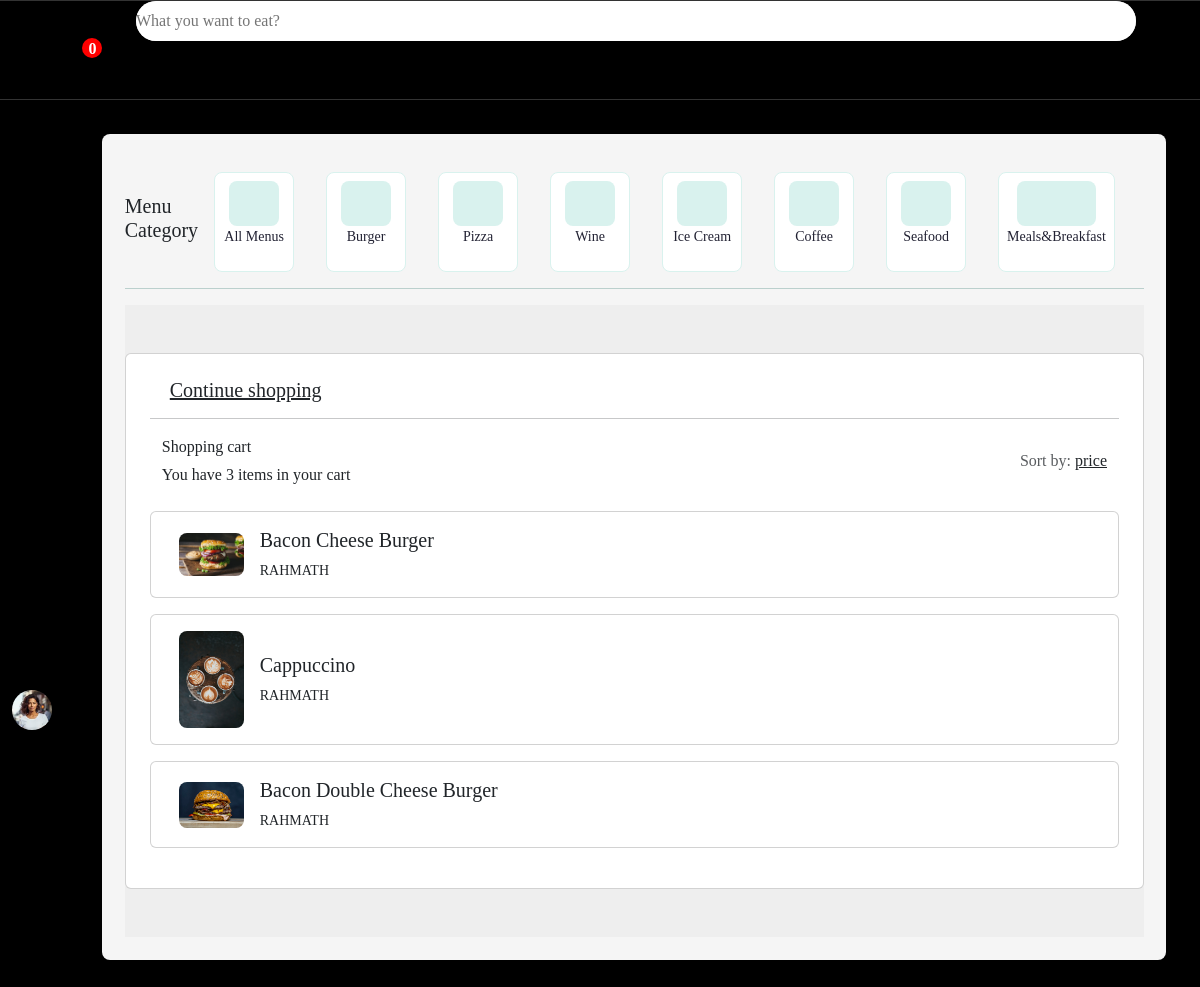
The page /order/view (signed in) on the database its author committed.
### food/models.py (models this page shows, shortened)
class Order(models.Model):
    user=models.ForeignKey(User,on_delete=models.CASCADE)
    food=models.ForeignKey(FoodMenu,on_delete=models.CASCADE)
    quantity=models.PositiveIntegerField(default=1)
    cart=models.PositiveIntegerField()
    first_name=models.CharField(max_length=100)
    last_name=models.CharField(max_length=100)
    email=models.EmailField()
    address=models.CharField(max_length=100,default='Kozhikode')
    mobile=models.PositiveIntegerField(default='0123456789')

class FoodMenu(models.Model):
    restaurant_name=models.CharField(max_length=100,default="RAHMATH")
    category=models.ForeignKey(Category,on_delete=models.CASCADE)
    food_name=models.CharField(max_length=100)
    food_quantity=models.PositiveIntegerField()
    food_price=models.PositiveIntegerField()
    food_select_quantity=models.PositiveIntegerField(default=1)
    image=models.ImageField(upload_to='image',null=True)

class User(AbstractUser):
    first_name=models.CharField(max_length=100)
    last_name=models.CharField(max_length=100)
    email=models.EmailField()
    address=models.CharField(max_length=100,default='Kozhikode')
    mobile=models.PositiveIntegerField(default='0123456789')
    password=models.CharField(max_length=100)
    confirm_password=models.CharField(max_length=100,default='')
    profile=models.ImageField(upload_to='profilepics',default='default.jpg')

### food/views.py (the view)
# urls.py: path('order/view',views.OrderView.as_view(),name='order_view'),
class OrderView(View):
    def get(self,request,*args,**kwargs):
            if request.user.is_authenticated:
                food=FoodMenu.objects.all()
                data=Order.objects.filter(user_id=request.user)
                count=Order.objects.filter(user_id=request.user).count()
                print(count)
                return render(request,'orders.html',{'cart':data,'food':food,'count':count})
            else:
                return redirect('home_view')

### food/templates/orders.html (shortened to what this page needs)
{% extends 'homeview.html' %}
{% load static %}
    {% block content %}
    <section class="h-100 h-custom" style="background-color: #eee;">
        <div class="container py-5 h-100">
            <div class="row d-flex justify-content-center align-items-center h-100">
                <div class="card">
                    <div class="card-body p-4">
                        <div class="row">
                            <h5 class="mb-3"><a href="#!" class="text-body">Continue shopping</a></h5>
                            <hr>
                            <div class="d-flex justify-content-between align-items-center mb-4">
                                <div>
                                    <p class="mb-1">Shopping cart</p>
                                    <p class="mb-0">You have {{count}} items in your cart</p>
                                </div>
                                <div>
                                    <p class="mb-0"><span class="text-muted">Sort by:</span> <a href="#!"class="text-body">price </a></p>
                                </div>
                            </div>
                            {% for cart in cart %}
                            <div class="card mb-3">
                                <div class="card-body">
                                    <div class="d-flex justify-content-between">
                                        <div class="d-flex flex-row align-items-center">
                                            <div>
                                                <img src="{{cart.food.image.url}}" class="img-fluid rounded-3" alt="Shopping item" style="width: 65px;">
                                            </div>
                                            <div class="ms-3">
                                                <h5>{{cart.food.food_name}}</h5>
                                                <p class="small mb-0">{{cart.food.restaurant_name}}</p>
                                            </div>
                                        </div>
                                    </div>
                                </div>
                            </div>
                            {% endfor %}
                        </div>
                    </div>
                </div>
            </div>
        </div>
    </section>
    {% endblock %}

### food/templates/homeview.html (shortened to what this page needs)
{% load static %}
<!doctype html>
<html lang="en">
<head>
    <link href="{% static 'css\style.css' %}" rel="stylesheet" />
    <link href="https://cdn.jsdelivr.net/npm/bootstrap@5.3.2/dist/css/bootstrap.min.css" rel="stylesheet"
 />
</head>
<body class="body">
    {% block navbar %}
    <nav>
        <ul>
          <li >
            <form action="{% url 'search_result' %}" class="search" method="GET">
            <input type="text" name="search" placeholder="What you want to eat?">
            </form>
          </li>
          <li><a href="{% url 'food_cart' %}" class="cart">
            <span class="badge">
                {% if request.user.cart_set.all.count > 0 %}
                    {{request.user.cart_set.all.count}}
                {% else %}
                    0
                {% endif %}</span>
        </a>
        </li>
        </ul>
      </nav>
      {% endblock %}
<div class="section">
        {% block menu%}
        <div class="main-menus">
            <div class="main-filter">
                <div>
                    <h2 class="main-title">Menu <br>Category</h2>
                </div>
                <div class="filter-wrapper">
                    <a style="text-decoration: none;" href="{% url 'home_view' %}">
                        <div class="filter-card">
                            <div class="filter-icon">
                            </div>
                            <p>All Menus</p>
                        </div>
                    </a>
                    <a style="text-decoration: none;" href="{% url 'search_burger' %}">
                        <div class="filter-card">
                            <div class="filter-icon">
                            </div>
                            <p>Burger</p>
                        </div>
                    </a>
                    <a style="text-decoration: none;" href="{% url 'search_pizza' %}">
                        <div class="filter-card">
                            <div class="filter-icon">
                            </div>
                            <p>Pizza</p>
                        </div>
                    </a>
                    <a style="text-decoration: none;" href="{% url 'search_wine' %}">
                        <div class="filter-card">
                            <div class="filter-icon">
                            </div>
                            <p>Wine</p>
                        </div>
                    </a>
                    <a style="text-decoration: none;" href="{% url 'search_icecream' %}">
                        <div class="filter-card">
                            <div class="filter-icon">
                            </div>
                            <p>Ice Cream</p>
                        </div>
                    </a>
                    <a style="text-decoration: none;" href="{% url 'search_coffee' %}">
                        <div class="filter-card">
                            <div class="filter-icon">
                            </div>
                            <p>Coffee</p>
                        </div>
                    </a>
                    <a style="text-decoration: none;" href="{% url 'search_seafood' %}">
                        <div class="filter-card">
                            <div class="filter-icon">
                            </div>
                            <p>Seafood</p>
                        </div>
                    </a>
                    <a style="text-decoration: none;" href="{% url 'search_healthy' %}">
                        <div class="filter-card">
                            <div class="filter-icon">
                            </div>
                            <p>Meals&amp;Breakfast</p>
                        </div>
                    </a>
                </div>
            </div>
            <hr class="divider">
            {% endblock %}
            {% block content %}{% endblock %}
        </div>
    </div>
 {% block sidebar %}
 <div class="sidebar">
    <ul>
      <li>
        <a href="{%url 'home_view'%}">
          <span class="icon"></span>
        </a>
      </li>
      <li>
        <a href="{% url 'order_view' %}">
          <span class="icon"></span>
        </a>
      </li>
      <li>
        <a href="{%url 'wishlist_view'%}">
          <span class="icon"></span>
        </a>
      </li>
      <li>
        <a href="{% url 'contact_us' %}">
          <span class="icon"></span>
        </a>
      </li>
     <div class="bottom-logout">
      <li>
        <a href="{% url 'user_profile' request.user.id %}">
          <span class="icon">
            <div class="imgBx">
              <img src="{{user.profile.url}}" alt="jj">
            </div>
          </span>
        </a>
      </li>
      <li>
        <a href="{% url 'logout_view' %}">
          <span class="icon"></span>
        </a>
      </li>
     </div>
    </ul>
  </div>
{% endblock %}
</body>
</html>

### food/static/css/style.css (style rules this page uses)
:root { --primaryColor:#0e6253; --secondaryColor:#ffc107; --whiteColor:#fff; --blackColor:#223; --softGreenColor:#d9f2ee; --darkGreyCoor:#a7a7a7; --greyColor:#f5f5f5; }
* { margin: 0; padding: 0; box-sizing: border-box; font-family: 'Times New Roman', Times, serif; }
.body { background-color:black; }
nav { width:auto; position: sticky; top: 0; height: 100px; display: inline-block; background: rgba(0, 0, 0, 0.8); border-top: 1px solid rgba(255, 255, 255, .2); border-bottom: 1px solid rgba(255, 255, 255, .2); z-index: 1; }
nav ul li { list-style: none; display: inline-block; flex-direction: row; }
.icon { float: left; font-size: 60px; }
.cart { font-size: 30px; margin-left: 70px; }
.cart span { font-size: 1rem; font-weight:100; padding: 3px 3px 5px 4px; border-radius:100%; position: relative; bottom:20px; left: -20px; color:white; background-color: red; width:20px; height: 20px; font-weight: bolder; }
.search { width:1000px; height: 40px; margin-top: 0; margin-left: 100px; display: flex; justify-content: space-between; background-color:rgb(190, 189, 189); border-radius: 80px; }
.search input { width: 1000px; height: 40px; color: var(--blackColor); background-color:var(--whiteColor); border: none; left: 50px; border-color: rgb(190, 189, 189); border-radius: 50px; cursor: pointer; outline: none; }
nav ul li a { color: white; text-decoration: none; }
.section { margin-left:150px ; top: 0px; box-sizing: border-box; }
.sidebar { position: fixed; top: 100px; left: 0; margin-top: 0; width: 60px; height: fit-content; background: rgba(0, 0, 0, 0.8); overflow: hidden; transition: 0.5s; }
.sidebar ul { position: relative; height: 100vh; padding-left: 2px; }
.sidebar ul li { list-style: none; }
.sidebar ul li a { position: relative; display: flex; white-space: nowrap; text-decoration: none; }
.sidebar ul li a .icon { position: relative; display: flex; justify-content: center; align-items: center; min-width: 60px; height: 60px; font-size: 2em; color:var(--whiteColor); }
.bottom-logout { position: absolute; bottom: 100px; width: 100%; }
.bottom-logout .imgBx { position: relative; width: 40px; height: 40px; border-radius: 50%; overflow: hidden; }
.bottom-logout .imgBx img { position: absolute; top: 0; left: 0; width: 100%; height: 100%; object-fit: cover; }
.section { margin-left:80px ; top: 0px; background-color:black; box-sizing: border-box; }
.main-title { font-size: 20px; }
.main-menus { width:95%; height:100%; background-color: var(--greyColor); padding:2%; border-radius: 8px; margin: 3% 2%; margin-right: 60px; }
.main-filter { width:fit-content; display: flex; flex-direction: row; align-items: center; margin-top: 1rem; gap: 1rem; }
.filter-wrapper { display: flex; justify-content: flex-start; overflow-x: hidden; width: 100%; height: 100px; gap: 2rem; }
.filter-card { display: flex; flex-direction: column; align-items: center; justify-content: space-between; min-width: 80px; height: 100%; background-color: var(--whiteColor); color: var(--blackColor); border-radius: 8px; border: 1px solid var(--softGreenColor); font-size: 14px; cursor: pointer; padding: 0.5rem; }
.filter-icon { display: flex; justify-content: center; align-items: center; width: 80%; height: 60%; font-size: 30px; background-color: var(--softGreenColor); color:var(--blackColor); border-radius: 8px; }
.divider { margin-top: 1.5rem 0; height: 1px; width: 100%; background-color: var(--primaryColor); border: none; }
@media (min-width: 1025px) { .h-custom { height: 100vh !important; } }

### rows shown on the page
Order: food.image (picture), food.food_name "Bacon Cheese Burger", food.restaurant_name "RAHMATH"
Order: food.image (picture), food.food_name "Cappuccino", food.restaurant_name "RAHMATH"
Order: food.image (picture), food.food_name "Bacon Double Cheese Burger", food.restaurant_name "RAHMATH"
User: profile (picture)

### other values the page prints
{{ count }} "3"
